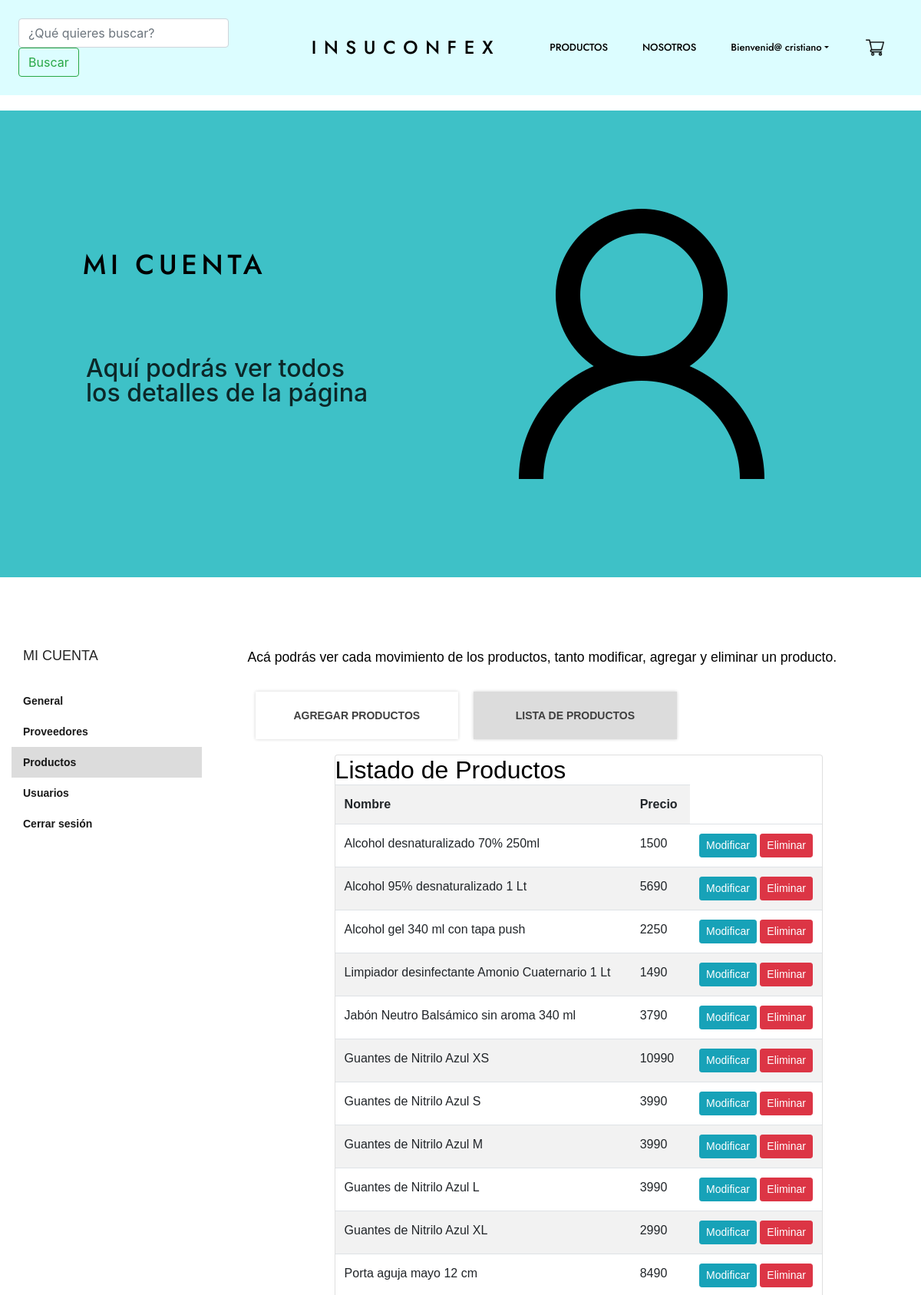
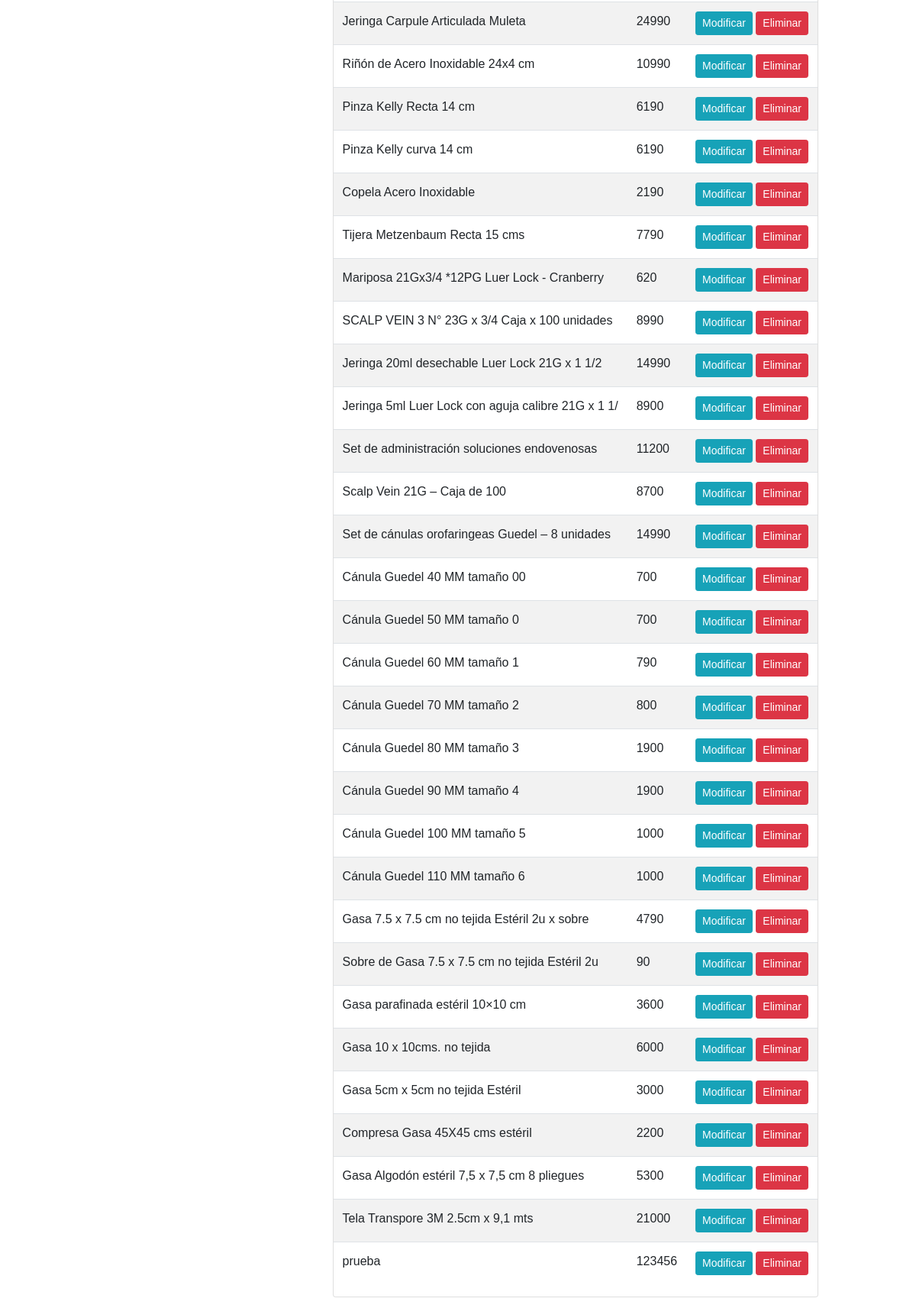
/listar-productos/ (signed in, upper part), run on the app's committed database (2 pictures, top to bottom).
### insucon/models.py (models this page shows, shortened)
class Producto(models.Model):
    nombre = models.CharField(max_length=50)
    precio = models.IntegerField()
    descripcion = models.TextField()
    imagen = models.ImageField(null=True)
    stock = models.IntegerField(default=0)

### insucon/views.py (the view)
# urls.py: path('listar-productos/', listar_productos, name="listar_productos"),
def listar_productos(request):
    productos = Producto.objects.all()
    data={
        'productos': productos
    }
    return render(request, 'crud/listar.html', data)

### insucon/templates/crud/listar.html (shortened to what this page needs)
<!DOCTYPE html>
<html lang="es-CL">
  <head>
    {% load static %}
    <link rel="stylesheet icon" href="{% static 'img/cora-ico.png' %}">
    {%load static %}
    <link rel="stylesheet" href="{% static 'css/estilos.css' %}">
    <link rel="stylesheet" href="{% static 'css/style.css' %}">
<link rel="stylesheet" href="https://cdn.jsdelivr.net/npm/bootstrap@4.6.2/dist/css/bootstrap.min.css">
    <link rel="stylesheet" href="{% static 'css/estilos.css' %}">
  </head>
  <body>
    {%load static %}
    <div>
      {%load static %}
      <link rel="stylesheet" href="{% static 'css/home.css' %}">
      <div class="home-container">
        <div class="home-navbar">
          <header data-role="Header" class="home-header max-width-container">
            <div class="home-navbar1">
              <div class="home-container01">
                <form method="POST" class="form-inline">
                  <input type="search" placeholder="¿Qué quieres buscar?" class="form-control mr-sm-2" id="buscador" name="buscador" aria-label="Search"/>
                  <button class="btn btn-outline-success my-2 my-sm-0" type="submit">Buscar</button>
                </form>
              </div>
              <div class="home-middle">
                <a class="navbar-logo-title" src="#" href="{% url 'home' %}">INSUCONFEX</a>
                <div class="home-right">
                  <a class="navbar-link" href="{% url 'pagina_1' %}">PRODUCTOS</span>
                  <a class="navbar-link" href="{% url 'quienes_somos' %}">NOSOTROS</span>
                  {% if user.is_authenticated %}
                    <a class="navbar-link dropdown-toggle" data-toggle="dropdown" href="#">Bienvenid@ {{user.username}}</a>
                  {% else %}
                    <a class="navbar-link dropdown-toggle" data-toggle="dropdown" href="#">CUENTA</a>
                    <div class="dropdown-menu">
                      <a class="dropdown-item" href="{% url 'login' %}">INICIAR SESION</a>
                      <a class="dropdown-item" href="{% url 'registro' %}">REGISTRATE</a>
                    </div>
                  {% endif %}
                </div>
              </div>
            </div>
              <div class="home-icons ml-5">
                <a href="{% url 'carrito' %}">
                  <img
                    alt="iconsbxscart3271299"
                    src="{% static 'img/icons8-shopping-cart-32.png' %}"
                    class="home-image1"
                  />
                </a>
              </div>
          </header>
        </div>
        <br><br><br>
        <div class="home-main">
          <div class="home-hero section-container">
            <div class="home-max-width max-width-container">
              <div class="home-hero1">
                <div class="home-container03">
                  <div class="home-info">
                    <span class="home-text16 Heading-1">
                      <span>Mi cuenta</span>
                    </span>
                  </div>
                  <div class="home-container04">
                    <span class="home-text18">Aquí podrás ver todos los detalles de la página</span>
                  </div>
                </div>
                <img
                  alt="image23271449"
                  src="{%static 'img/ctusuario.png' %}"
                  class="cuenta-image1"
                />
              </div>
            </div>
          </div>
          <div class="section-container column">
            <div class="row">
              {%load static %}
              <div style="flex:1 0 25%;max-width:25%;width: 25%;border-right:1px solid rgba(119, 119, 119, 0.2);padding:10px 30px;box-sizing:border-box;margin:0px;border: 0px;vertical-align:baseline;font-style:normal;font-variant:normal;font-weight:400;font-stretch:100%;line-height:25.6px;font-family:'DM Sans', Arial, Helvetica, sans-serif;font-optical-sizing:auto;font-kerning:auto;font-feature-settings:normal;font-variation-settings:normal;font-size:16px;">
                <h3 style="font-size:18px;padding-left:15px;padding-right:10px;padding-bottom:10px;margin-bottom:15px;text-transform:uppercase;border-bottom:1px solid rgba(119, 119, 119, 0.2);display:block;color:rgb(36, 36, 36);font-weight:400;font-style:normal;font-family:Poppins, sans-serif;line-height:25.2px;box-sizing:border-box;margin:0px 0px 15px;padding:0px 10px 10px 15px;border: 0px;vertical-align:baseline;font-variant:normal;font-stretch:100%;font-optical-sizing:auto;font-kerning:auto;font-feature-settings:normal;font-variation-settings:normal;">
                    Mi cuenta </h3>
                <nav style="margin-bottom:30px;display:block;box-sizing:border-box;padding:0px;border:0px none rgb(86, 86, 86);vertical-align:baseline;font-style:normal;font-variant:normal;font-weight:400;font-stretch:100%;line-height:25.6px;font-family:'DM Sans', Arial, Helvetica, sans-serif;font-optical-sizing:auto;font-kerning:auto;font-feature-settings:normal;font-variation-settings:normal;font-size:16px;">
                    <ul style="list-style:outside none none;--li-pl: 0;--list-mb: 0;--li-mb: 0;margin-bottom:0px;padding-left:0px;box-sizing:border-box;margin:0px;padding:0px;border:0px none rgb(86, 86, 86);vertical-align:baseline;font-style:normal;font-variant:normal;font-weight:400;font-stretch:100%;line-height:25.6px;font-family:'DM Sans', Arial, Helvetica, sans-serif;font-optical-sizing:auto;font-kerning:auto;font-feature-settings:normal;font-variation-settings:normal;font-size:16px;">
                        <li style=" margin-bottom:0px;box-sizing:border-box;padding:0px;border:0px none rgb(86, 86, 86);vertical-align:baseline;font-style:normal;font-variant:normal;font-weight:400;font-stretch:100%;line-height:25.6px;font-family:'DM Sans', Arial, Helvetica, sans-serif;font-optical-sizing:auto;font-kerning:auto;font-feature-settings:normal;font-variation-settings:normal;font-size:16px;">
                            <a href="{% url 'administrador' %}" style="display:block;padding:10px 15px;color:rgba(0, 0, 0, 0.9);line-height:20px;text-transform:none;font-size:14px;font-weight:600;text-decoration:none solid rgba(0, 0, 0, 0.9);transition:all 0.25s ease 0s;touch-action:manipulation;box-sizing:border-box;margin:0px;border:0px none rgba(0, 0, 0, 0.9);vertical-align:baseline;font-style:normal;font-variant:normal;font-stretch:100%;font-family:'DM Sans', Arial, Helvetica, sans-serif;font-optical-sizing:auto;font-kerning:auto;font-feature-settings:normal;font-variation-settings:normal;">General</a>
                        </li>
                        <li style="margin-bottom:0px;box-sizing:border-box;padding:0px;border:0px none rgb(86, 86, 86);vertical-align:baseline;font-style:normal;font-variant:normal;font-weight:400;font-stretch:100%;line-height:25.6px;font-family:'DM Sans', Arial, Helvetica, sans-serif;font-optical-sizing:auto;font-kerning:auto;font-feature-settings:normal;font-variation-settings:normal;font-size:16px;">
                            <a href="{% url 'compras' %}" style="display:block;padding:10px 15px;color:rgba(0, 0, 0, 0.9);line-height:20px;text-transform:none;font-size:14px;font-weight:600;text-decoration:none solid rgba(0, 0, 0, 0.9);transition:all 0.25s ease 0s;touch-action:manipulation;box-sizing:border-box;margin:0px;border:0px none rgba(0, 0, 0, 0.9);vertical-align:baseline;font-style:normal;font-variant:normal;font-stretch:100%;font-family:'DM Sans', Arial, Helvetica, sans-serif;font-optical-sizing:auto;font-kerning:auto;font-feature-settings:normal;font-variation-settings:normal;">Proveedores</a>
                        </li>
                        <li style="background-color: gainsboro;margin-bottom:0px;box-sizing:border-box;padding:0px;border:0px none rgb(86, 86, 86);vertical-align:baseline;font-style:normal;font-variant:normal;font-weight:400;font-stretch:100%;line-height:25.6px;font-family:'DM Sans', Arial, Helvetica, sans-serif;font-optical-sizing:auto;font-kerning:auto;font-feature-settings:normal;font-variation-settings:normal;font-size:16px;">
                            <a href="{% url 'productos' %}" style="display:block;padding:10px 15px;color:rgba(0, 0, 0, 0.9);line-height:20px;text-transform:none;font-size:14px;font-weight:600;text-decoration:none solid rgba(0, 0, 0, 0.9);transition:all 0.25s ease 0s;touch-action:manipulation;box-sizing:border-box;margin:0px;border:0px none rgba(0, 0, 0, 0.9);vertical-align:baseline;font-style:normal;font-variant:normal;font-stretch:100%;font-family:'DM Sans', Arial, Helvetica, sans-serif;font-optical-sizing:auto;font-kerning:auto;font-feature-settings:normal;font-variation-settings:normal;">Productos</a>
                        </li>
                        <li style="margin-bottom:0px;box-sizing:border-box;padding:0px;border:0px none rgb(86, 86, 86);vertical-align:baseline;font-style:normal;font-variant:normal;font-weight:400;font-stretch:100%;line-height:25.6px;font-family:'DM Sans', Arial, Helvetica, sans-serif;font-optical-sizing:auto;font-kerning:auto;font-feature-settings:normal;font-variation-settings:normal;font-size:16px;">
                          <a href="{% url 'usuario' %}" style="display:block;padding:10px 15px;color:rgba(0, 0, 0, 0.9);line-height:20px;text-transform:none;font-size:14px;font-weight:600;text-decoration:none solid rgba(0, 0, 0, 0.9);transition:all 0.25s ease 0s;touch-action:manipulation;box-sizing:border-box;margin:0px;border:0px none rgba(0, 0, 0, 0.9);vertical-align:baseline;font-style:normal;font-variant:normal;font-stretch:100%;font-family:'DM Sans', Arial, Helvetica, sans-serif;font-optical-sizing:auto;font-kerning:auto;font-feature-settings:normal;font-variation-settings:normal;">Usuarios</a>
                      </li>
                        <li style="border-bottom:0px none rgb(86, 86, 86);margin-bottom:0px;box-sizing:border-box;margin:0px;padding:0px;vertical-align:baseline;font-style:normal;font-variant:normal;font-weight:400;font-stretch:100%;line-height:25.6px;font-family:'DM Sans', Arial, Helvetica, sans-serif;font-optical-sizing:auto;font-kerning:auto;font-feature-settings:normal;font-variation-settings:normal;font-size:16px;">
                            <a href="{% url 'home' %}" style="display:block;padding:10px 15px;color:rgba(0, 0, 0, 0.9);line-height:20px;text-transform:none;font-size:14px;font-weight:600;text-decoration:none solid rgba(0, 0, 0, 0.9);transition:all 0.25s ease 0s;touch-action:manipulation;box-sizing:border-box;margin:0px;border:0px none rgba(0, 0, 0, 0.9);vertical-align:baseline;font-style:normal;font-variant:normal;font-stretch:100%;font-family:'DM Sans', Arial, Helvetica, sans-serif;font-optical-sizing:auto;font-kerning:auto;font-feature-settings:normal;font-variation-settings:normal;">Cerrar sesión</a>
                        </li>
                    </ul>
                </nav>
            </div>
            <div style="flex:1 0 75%;max-width:75%;width: 75%;padding:10px 30px;box-sizing:border-box;margin:0px;border:0px none rgb(86, 86, 86);vertical-align:baseline;font-style:normal;font-variant:normal;font-weight:400;font-stretch:100%;line-height:25.6px;font-family:'DM Sans', Arial, Helvetica, sans-serif;font-optical-sizing:auto;font-kerning:auto;font-feature-settings:normal;font-variation-settings:normal;font-size:16px;">
              <p style="font-size:17.6px;margin-bottom:20px;box-sizing:border-box;margin:0px 0px 20px;padding:0px;border:0px none rgb(86, 86, 86);vertical-align:baseline;font-style:normal;font-variant:normal;font-weight:400;font-stretch:100%;line-height:28.16px;font-family:'DM Sans', sans-serif;font-optical-sizing:auto;font-kerning:auto;font-feature-settings:normal;font-variation-settings:normal;">
                  Acá podrás ver cada movimiento de los productos, tanto modificar, agregar y eliminar un producto.</p>
              <div class="mx-auto" style="display:flex;flex-flow:row wrap;margin-top:30px;margin-left:-10px;margin-right:-10px;box-sizing:border-box;margin:30px -10px 0px;padding:0px;border:0px none rgb(86, 86, 86);vertical-align:baseline;font-style:normal;font-variant:normal;font-weight:400;font-stretch:100%;line-height:25.6px;font-family:'DM Sans', Arial, Helvetica, sans-serif;font-optical-sizing:auto;font-kerning:auto;font-feature-settings:normal;font-variation-settings:normal;font-size:16px;">
                  <div style="flex:1 1 33%;max-width:33%;width: 33%;padding-left:10px;padding-right:10px;margin-bottom:20px;box-sizing:border-box;margin:0px 0px 20px;padding:0px 10px;border:0px none rgb(86, 86, 86);vertical-align:baseline;font-style:normal;font-variant:normal;font-weight:400;font-stretch:100%;line-height:25.6px;font-family:'DM Sans', Arial, Helvetica, sans-serif;font-optical-sizing:auto;font-kerning:auto;font-feature-settings:normal;font-variation-settings:normal;font-size:16px;">
                      <a href="{% url 'agregar_producto' %}" style="display:block;padding:20px;box-shadow:rgba(0, 0, 0, 0.18) 0px 0px 4px 0px;font-size:14px;font-weight:600;text-align:center;text-transform:uppercase;color:rgb(63, 63, 63);text-decoration:none solid rgb(63, 63, 63);transition:all 0.25s ease 0s;touch-action:manipulation;box-sizing:border-box;margin:0px;border:0px none rgb(63, 63, 63);vertical-align:baseline;font-style:normal;font-variant:normal;font-stretch:100%;line-height:22.4px;font-family:'DM Sans', Arial, Helvetica, sans-serif;font-optical-sizing:auto;font-kerning:auto;font-feature-settings:normal;font-variation-settings:normal;">Agregar productos</a>
                  </div>
                  <div style="flex:1 1 33%;max-width:33%;width: 33%;padding-left:10px;padding-right:10px;margin-bottom:20px;box-sizing:border-box;margin:0px 0px 20px;padding:0px 10px;border:0px none rgb(86, 86, 86);vertical-align:baseline;font-style:normal;font-variant:normal;font-weight:400;font-stretch:100%;line-height:25.6px;font-family:'DM Sans', Arial, Helvetica, sans-serif;font-optical-sizing:auto;font-kerning:auto;font-feature-settings:normal;font-variation-settings:normal;font-size:16px;">
                      <a href="{% url 'listar_productos' %}" style="background-color: gainsboro; display:block;padding:20px;box-shadow:rgba(0, 0, 0, 0.18) 0px 0px 4px 0px;font-size:14px;font-weight:600;text-align:center;text-transform:uppercase;color:rgb(63, 63, 63);text-decoration:none solid rgb(63, 63, 63);transition:all 0.25s ease 0s;touch-action:manipulation;box-sizing:border-box;margin:0px;border:0px none rgb(63, 63, 63);vertical-align:baseline;font-style:normal;font-variant:normal;font-stretch:100%;line-height:22.4px;font-family:'DM Sans', Arial, Helvetica, sans-serif;font-optical-sizing:auto;font-kerning:auto;font-feature-settings:normal;font-variation-settings:normal;">Lista de productos</a>
                  </div>
                  <div class="card mx-auto">
                    <card class="body">
                        <h2>Listado de Productos</h2>
                        <table class=" table table-striped table-hover table-responsive-sm">
                            <tr>
                                <th>Nombre</th>
                                <th>Precio</th>
                            </tr>
                            {% for p in productos %}
                            <tr>
                                <td>{{ p.nombre }}</td>
                                <td>{{ p.precio }}</td>
                                <td>
                                    <a href="{% url 'modificar_producto' p.id %}" class="btn btn-info btn-sm">Modificar</a>
                                    <a href="{% url 'eliminar_producto' p.id %}" class="btn btn-danger btn-sm">Eliminar</a>
                                </td>
                            </tr>
                            {% endfor %}
                        </table>
                    </card>
                </div>
              </div>
          </div>
        </div>
        </div>
        </div>
        <br>
      </div>
    </div>
  </body>
</html>

### data on the page
Producto: nombre "Alcohol desnaturalizado 70% 250ml", precio "1500"
Producto: nombre "Alcohol 95% desnaturalizado 1 Lt", precio "5690"
Producto: nombre "Alcohol gel 340 ml con tapa push", precio "2250"
Producto: nombre "Limpiador desinfectante Amonio Cuaternario 1 Lt", precio "1490"
Producto: nombre "Jabón Neutro Balsámico sin aroma 340 ml", precio "3790"
Producto: nombre "Guantes de Nitrilo Azul XS", precio "10990"
Producto: nombre "Guantes de Nitrilo Azul S", precio "3990"
Producto: nombre "Guantes de Nitrilo Azul M", precio "3990"
Producto: nombre "Guantes de Nitrilo Azul L", precio "3990"
Producto: nombre "Guantes de Nitrilo Azul XL", precio "2990"
Producto: nombre "Porta aguja mayo 12 cm", precio "8490"
Producto: nombre "Jeringa Carpule Articulada Muleta", precio "24990"
Producto: nombre "Riñón de Acero Inoxidable 24x4 cm", precio "10990"
Producto: nombre "Pinza Kelly Recta 14 cm", precio "6190"
Producto: nombre "Pinza Kelly curva 14 cm", precio "6190"
Producto: nombre "Copela Acero Inoxidable", precio "2190"
Producto: nombre "Tijera Metzenbaum Recta 15 cms", precio "7790"
Producto: nombre "Mariposa 21Gx3/4 *12PG Luer Lock - Cranberry", precio "620"
Producto: nombre "SCALP VEIN 3 N° 23G x 3/4 Caja x 100 unidades", precio "8990"
Producto: nombre "Jeringa 20ml desechable Luer Lock 21G x 1 1/2", precio "14990"
Producto: nombre "Jeringa 5ml Luer Lock con aguja calibre 21G x 1 1/", precio "8900"
Producto: nombre "Set de administración soluciones endovenosas", precio "11200"
Producto: nombre "Scalp Vein 21G – Caja de 100", precio "8700"
Producto: nombre "Set de cánulas orofaringeas Guedel – 8 unidades", precio "14990"
Producto: nombre "Cánula Guedel 40 MM tamaño 00", precio "700"
Producto: nombre "Cánula Guedel 50 MM tamaño 0", precio "700"
Producto: nombre "Cánula Guedel 60 MM tamaño 1", precio "790"
Producto: nombre "Cánula Guedel 70 MM tamaño 2", precio "800"
Producto: nombre "Cánula Guedel 80 MM tamaño 3", precio "1900"
Producto: nombre "Cánula Guedel 90 MM tamaño 4", precio "1900"
Producto: nombre "Cánula Guedel 100 MM tamaño 5", precio "1000"
Producto: nombre "Cánula Guedel 110 MM tamaño 6", precio "1000"
Producto: nombre "Gasa 7.5 x 7.5 cm no tejida Estéril 2u x sobre", precio "4790"
Producto: nombre "Sobre de Gasa 7.5 x 7.5 cm no tejida Estéril 2u", precio "90"
Producto: nombre "Gasa parafinada estéril 10×10 cm", precio "3600"
Producto: nombre "Gasa 10 x 10cms. no tejida", precio "6000"
Producto: nombre "Gasa 5cm x 5cm no tejida Estéril", precio "3000"
Producto: nombre "Compresa Gasa 45X45 cms estéril", precio "2200"
Producto: nombre "Gasa Algodón estéril 7,5 x 7,5 cm 8 pliegues", precio "5300"
Producto: nombre "Tela Transpore 3M 2.5cm x 9,1 mts", precio "21000"
Producto: nombre "prueba", precio "123456"

### other printed values
{{ user.username }} "cristiano"
